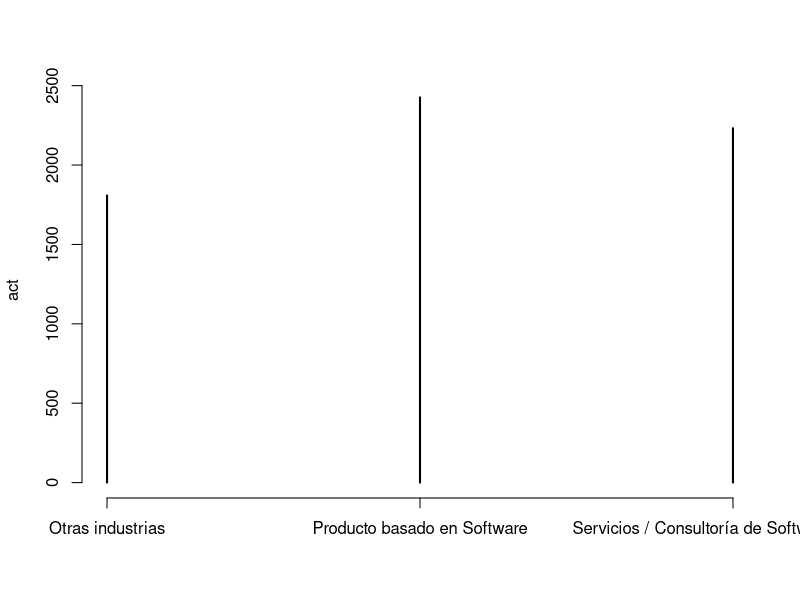
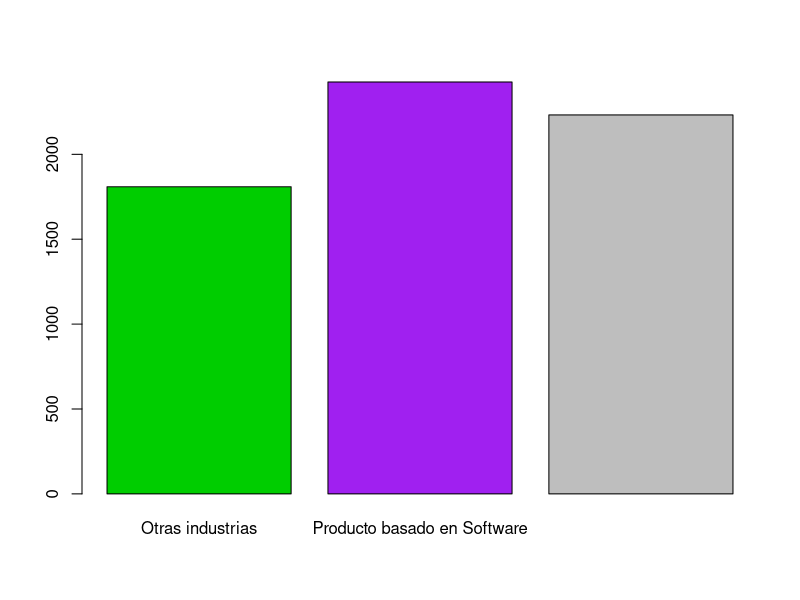
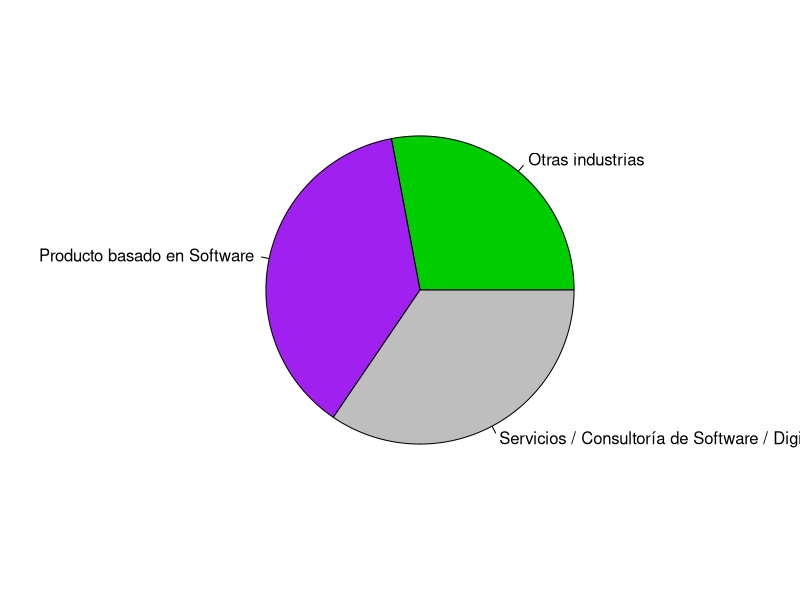
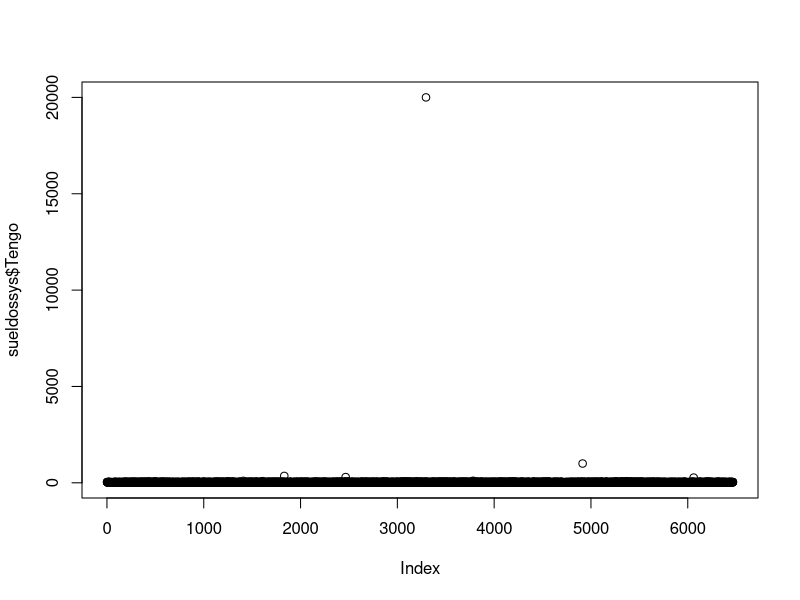
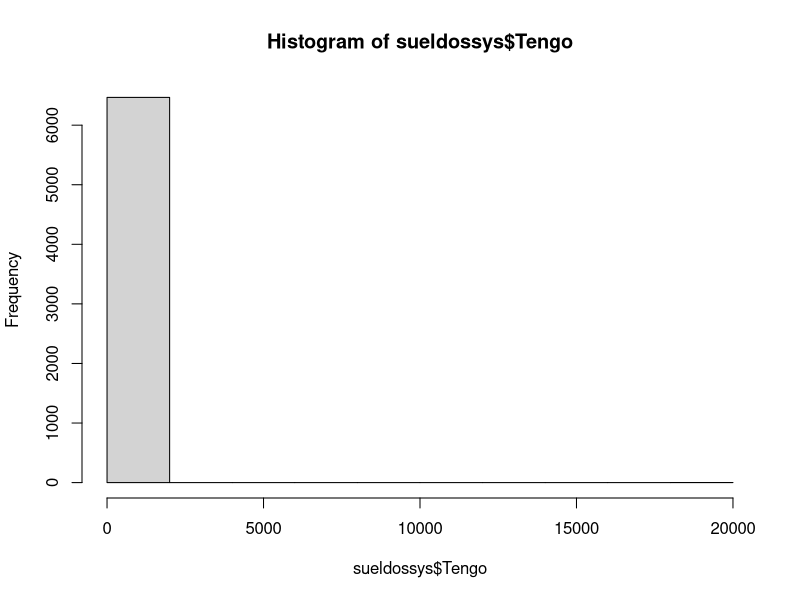

The R source for these figures, in order: (Note: this script raises an error after producing the figures.)
#Encuesta de trabajadores en la industria de software 
#Desde 2014 sysarmy lleva a cabo las Encuestas de Sueldos en la región, 
#abarcando a Argentina y el resto de Latinoamérica. 
#Trabajaremos sobre los datos de los salarios argentinos

##Objetivo:
#Introducir R vía RStudio indentificar tipos de variables. Generar tablas y medidas  resumenes y gráficos descriptivos 


#leer tabla de datos
#setwd("C:/Users/franc/Dropbox/Franca/UCAsueldossys")

#librerias
library(readxl)

sueldossys <- read_excel("datos/sys2021.xlsx")

View(sueldossys)

#Población, n de la muestra
dim(sueldossys)

#Primer variable Actividad principal
class(sueldossys$`Actividad principal`)

act <- table(sueldossys$`Actividad principal`)

plot(act)

colors = c("green3", "purple", "grey") 

barplot(act, col=colors )

pie(act, col = colors)


#Segunda variable edad 

class(sueldossys$Tengo)

sueldossys$Tengo <- as.integer(sueldossys$Tengo)

summary(sueldossys$Tengo)

plot(sueldossys$Tengo)

hist(sueldossys$Tengo)

which(sueldossys$Tengo>80)

sueldossys_res <- sueldossys %>% filter(Tengo < 80) %>% summarise()

##depuracion 
library(tidyverse)

sueldossys_dep <- sueldossys %>% filter(Tengo < 80)

hist(sueldossys_dep$Tengo)

sueldossys_dep %>%
  group_by(`Actividad principal`) %>%
  summarise(edad = mean(Tengo), 
            sd = sd(Tengo), 
            n=n(n))

#library(ggplot2)

ggplot(sueldossys_dep, aes(Tengo))+
  geom_histogram(binwidth = 2)+
  ylab("Frecuencia absoluta")+
  xlab("Edad")

ggplot(sueldossys_dep, aes(Tengo, fill=`Actividad principal`))+
  geom_histogram(binwidth = 2)+
  ylab("Frecuencia absoluta")+
  xlab("Edad")

ggplot(sueldossys_dep, aes(`Actividad principal`,Tengo, color=`Actividad principal`))+
  geom_boxplot()+
  ylab("Edad")+
  xlab("Actividad")


ggplot(sueldossys_dep, aes(`Actividad principal`, fill=`Actividad principal`))+
  geom_bar()+
  ylab("Frecuencia absoluta")+
  xlab("Actividad")

##Lugar de trabajo
provincias <- as.data.frame(table(sueldossys$`Dónde estás trabajando`))

colnames(provincias) <- c("Provincia", "Frec abs")

ggplot(sueldossys_dep, aes(x=`Dónde estás trabajando`, fill=`Dónde estás trabajando`))+
  geom_bar()+
  ylab("Frecuencia absoluta")+
  xlab("Provincia")

##sueldos
summary(sueldossys$`Salario mensual o retiro NETO (en tu moneda local)`)

hist(sueldossys$`Salario mensual o retiro NETO (en tu moneda local)`)

salario_bruto <- sueldossys %>% 
  filter(`Salario mensual o retiro NETO (en tu moneda local)` < 400000) %>% 
  select(`Salario mensual o retiro NETO (en tu moneda local)`) %>%
  rename(bruto=`Salario mensual o retiro NETO (en tu moneda local)`)


salario_bruto %>%
  summarise(`Salario bruto medio`= mean(bruto), 
            sd = sd(bruto), 
            n=n())  

ggplot(salario_bruto, aes(bruto))+
  geom_histogram(binwidth = 10000)+
  ylab("Frecuencia absoluta")+
  xlab("Salario bruto mensual")

ggplot(salario_bruto, aes(bruto))+
  geom_step(stat="ecdf") +
  ylab("Frecuencia")+
  xlab("Salario bruto mensual")
